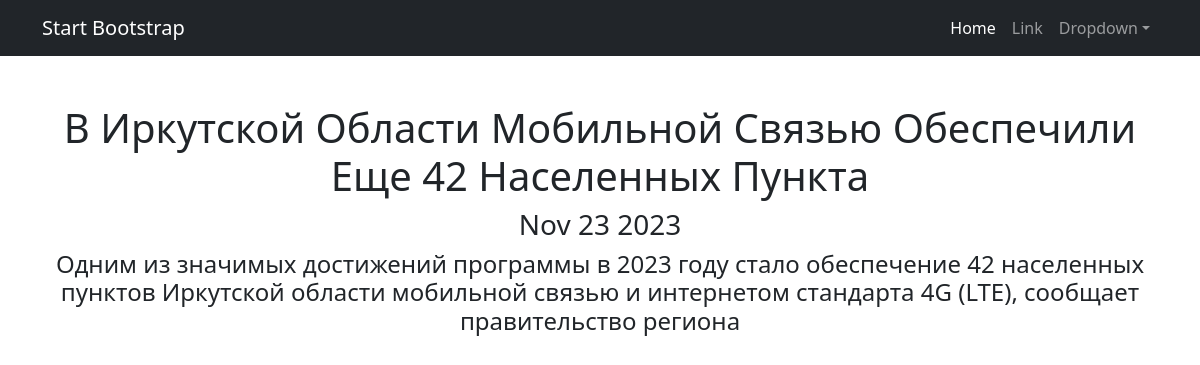
Page /news/5/ on the committed database.
### news_portal/models.py (models this page shows, shortened)
class Post(models.Model):
    news = "NS"
    article = "AC"
    TYPE = [
        (news, 'News'),
        (article, 'Article')
    ]
    author = models.ForeignKey("Author", on_delete=models.CASCADE)
    type = models.CharField(max_length=2, choices=TYPE, default=news)
    post_time_in = models.DateTimeField(auto_now_add=True)
    category = models.ManyToManyField("Category", through="PostCategory")
    title = models.CharField(max_length=255)
    post_text = models.TextField()
    post_rating = models.FloatField(default=0.0)
    def __str__(self):
        return f'{self.title.title()}'

### news_portal/views.py (the view)
# urls.py: path('<int:pk>/', (NewsDetail.as_view()), name='news_detail'),
class NewsDetail(DetailView):
    model = Post
    template_name = "post.html"
    context_object_name = 'post'
    def get_object(self, *args, **kwargs):
        obj = cache.get(f'news-{self.kwargs["pk"]}', None)
        if not obj:
            obj = super().get_object(queryset=self.queryset)
            cache.set(f'news-{self.kwargs["pk"]}', obj)
        return obj

### news_portal/templatetags/news_filters.py (called while the page is built)
@register.filter()
def cenzor(value):
    mat = ['редиска', 'баран', 'козел', 'дурак']
    word = ''
    text = value.split()
    for i in range(len(text)):
        for j in mat:
            if j in text[i].lower():
                for c in (text[i]):
                    word += '*' if c.isalpha() else c
                    text[i] = text[i][0] + word
    return ' '.join(text)

### templates/post.html (shortened to what this page needs)
{% extends 'flatpages/default.html' %}
{% load news_filters %}
{% load cache %}
{% cache 20 post %}
    {% block content %}
        <h1>{{ post }}</h1>
        <h3>{{ post.post_time_in | date:'M d Y' }}</h3>
        <h4>{{ post.post_text | cenzor }}</h4>
    {% endblock content %}
{% endcache %}

### rows in the picture
Post: title "В Иркутской Области Мобильной Связью Обеспечили Еще 42 Населенных Пункта", post_time_in "Nov 23 2023", post_text|cenzor "Одним из значимых достижений программы в 2023 году стало обеспечение 42 населенных пунктов Иркутской области мобильной связью и интернетом стандарта 4G (LTE), сообщает правительство региона"
